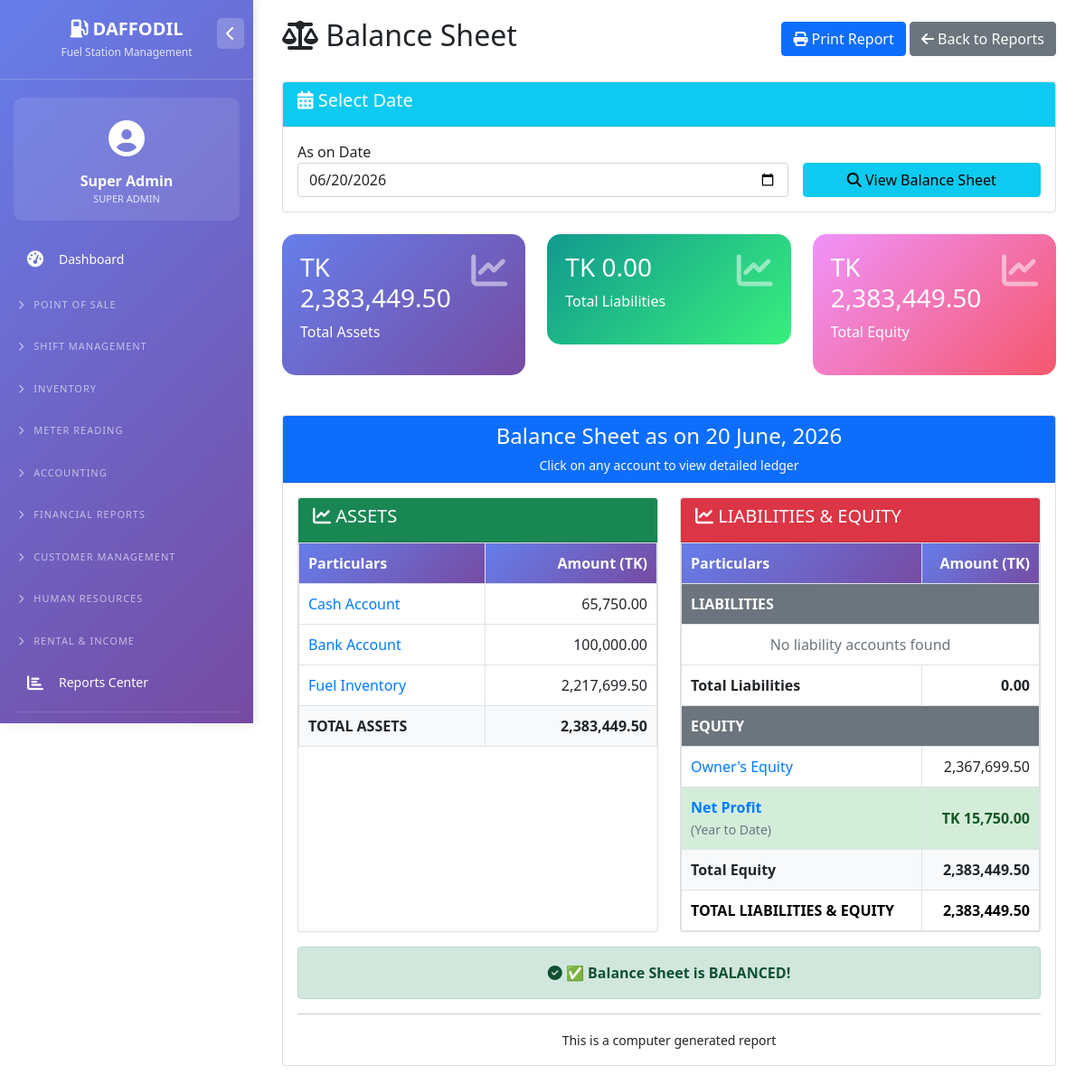
The app's page /balance_sheet.php (signed in), older data.
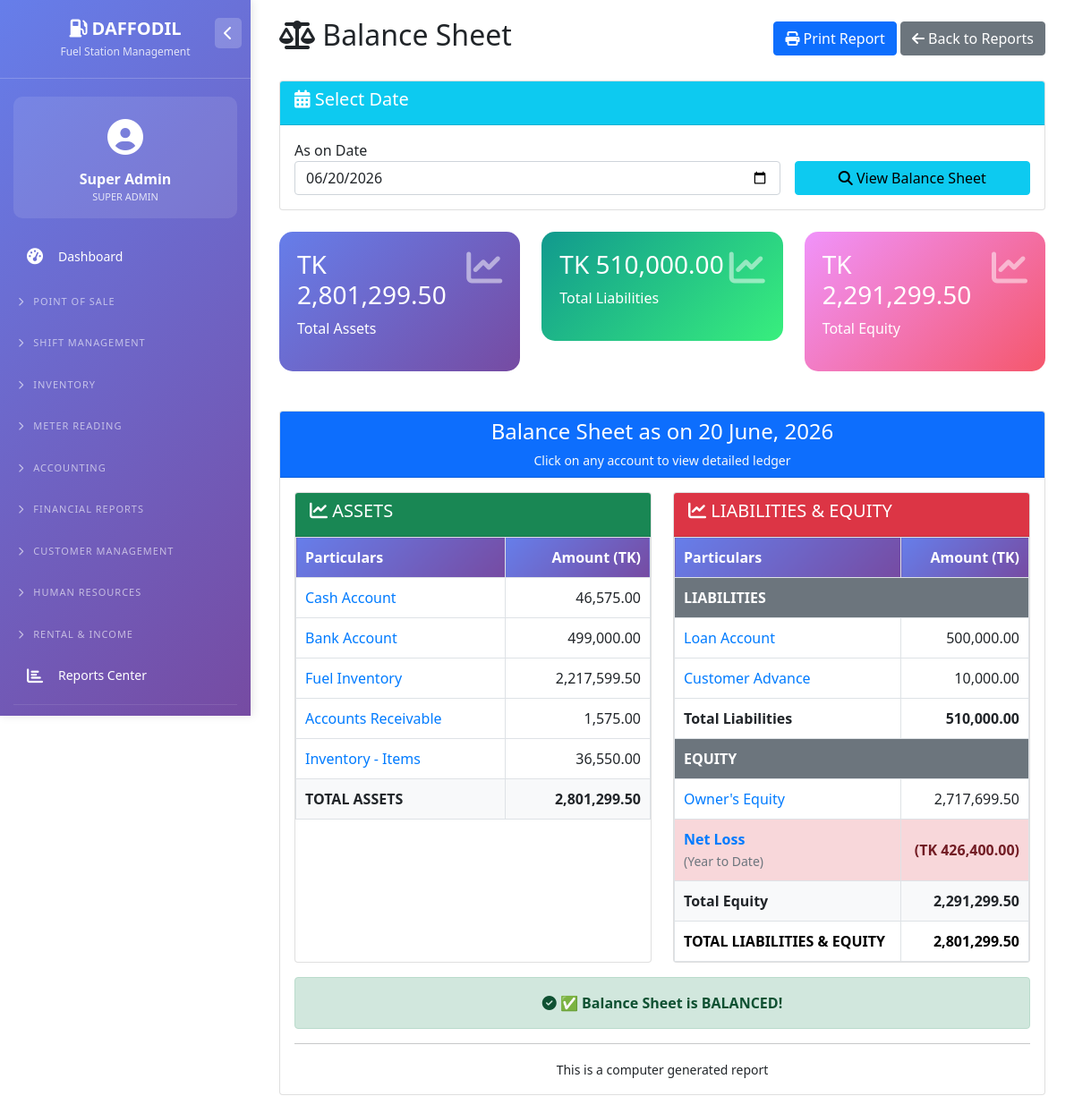
The same page, newer data.
### tables this page shows
CREATE TABLE `chart_of_accounts` (
  `id` int(11) NOT NULL,
  `account_code` varchar(20) NOT NULL,
  `account_name` varchar(100) NOT NULL,
  `account_type` enum('asset','liability','equity','income','expense') NOT NULL,
  `parent_id` int(11) DEFAULT NULL,
  `opening_balance` decimal(15,2) DEFAULT 0.00,
  `balance_type` enum('debit','credit') DEFAULT 'debit',
  `is_active` tinyint(1) DEFAULT 1
);

### balance_sheet.php (the view, shortened to what the changed rows need)
<?php
require_once 'config/database.php';
$as_on = $_GET['as_on'] ?? date('Y-m-d');
$incomes = $pdo->query("SELECT * FROM chart_of_accounts WHERE account_type = 'income' AND is_active = 1")->fetchAll();
$expenses = $pdo->query("SELECT * FROM chart_of_accounts WHERE account_type = 'expense' AND is_active = 1")->fetchAll();
$accounts = $pdo->query("SELECT * FROM chart_of_accounts WHERE is_active = 1 ORDER BY account_type, account_code")->fetchAll();
$balances = [];
foreach($accounts as $acc) {
    $stmt = $pdo->prepare("
        SELECT COALESCE(SUM(vi.debit_amount), 0) as total_debit,
               COALESCE(SUM(vi.credit_amount), 0) as total_credit
        FROM voucher_items vi
        JOIN vouchers v ON vi.voucher_id = v.id
        WHERE vi.account_id = ? AND v.date <= ? AND v.status = 'approved'
    ");
    $stmt->execute([$acc['id'], $as_on]);
    $row = $stmt->fetch();
    $total_debit = $row['total_debit'];
    $total_credit = $row['total_credit'];
    $opening = floatval($acc['opening_balance']);
    if($acc['balance_type'] == 'debit') {
        $balance = $opening + ($total_debit - $total_credit);
    } else {
        $balance = $opening + ($total_credit - $total_debit);
    }
    $balances[$acc['id']] = [
        'id' => $acc['id'],
        'name' => $acc['account_name'],
        'type' => $acc['account_type'],
        'code' => $acc['account_code'],
        'balance_type' => $acc['balance_type'],
        'balance' => $balance,
        'opening' => $opening
    ];
}
$from_date = date('Y-01-01');
$to_date = $as_on;
$stmt = $pdo->prepare("
    SELECT COALESCE(SUM(vi.credit_amount - vi.debit_amount), 0) as total
    FROM voucher_items vi
    JOIN vouchers v ON vi.voucher_id = v.id
    JOIN chart_of_accounts ca ON vi.account_id = ca.id
    WHERE ca.account_type = 'income'
    AND v.date BETWEEN ? AND ?
    AND v.status = 'approved'
");
$stmt->execute([$from_date, $to_date]);
$total_income = floatval($stmt->fetch()['total'] ?? 0);
$stmt = $pdo->prepare("
    SELECT COALESCE(SUM(vi.debit_amount - vi.credit_amount), 0) as total
    FROM voucher_items vi
    JOIN vouchers v ON vi.voucher_id = v.id
    JOIN chart_of_accounts ca ON vi.account_id = ca.id
    WHERE ca.account_type = 'expense'
    AND v.date BETWEEN ? AND ?
    AND v.status = 'approved'
");
$stmt->execute([$from_date, $to_date]);
$total_expense = floatval($stmt->fetch()['total'] ?? 0);
$net_profit_loss = $total_income - $total_expense;
$assets = array_filter($balances, fn($b) => $b['type'] == 'asset' && abs($b['balance']) > 0.01);
$liabilities = array_filter($balances, fn($b) => $b['type'] == 'liability' && abs($b['balance']) > 0.01);
$equity = array_filter($balances, fn($b) => $b['type'] == 'equity' && abs($b['balance']) > 0.01);
$total_assets = array_sum(array_column($assets, 'balance'));
$total_liabilities = array_sum(array_column($liabilities, 'balance'));
$total_equity_from_accounts = array_sum(array_column($equity, 'balance'));
$final_equity = $total_equity_from_accounts + $net_profit_loss;
$total_liabilities_equity = $total_liabilities + $final_equity;
$settings = $pdo->query("SELECT setting_key, setting_value FROM system_settings")->fetchAll(PDO::FETCH_KEY_PAIR);
$currency = $settings['currency_symbol'] ?? 'BDT';
?>
<!DOCTYPE html>
<html lang="en">
<head>
    <link href="https://cdn.jsdelivr.net/npm/bootstrap@5.1.3/dist/css/bootstrap.min.css" rel="stylesheet">
    <link rel="stylesheet" href="https://cdnjs.cloudflare.com/ajax/libs/font-awesome/6.4.0/css/all.min.css">
</head>
<body>
    <?php include 'left_menu.php'; ?>
    <div class="main-content">
        <div class="container-fluid">
            <div class="d-flex justify-content-between align-items-center mb-4 flex-wrap no-print">
                <h2><i class="fas fa-balance-scale"></i> Balance Sheet</h2>
            </div>
            <div class="row mb-4 no-print">
                <div class="col-md-4">
                    <div class="stats-card">
                        <i class="fas fa-chart-line"></i>
                        <h3><?php echo $currency; ?> <?php echo number_format($total_assets, 2); ?></h3>
                        <p>Total Assets</p>
                    </div>
                </div>
                <div class="col-md-4">
                    <div class="stats-card" style="background: linear-gradient(135deg, #11998e 0%, #38ef7d 100%);">
                        <i class="fas fa-chart-line"></i>
                        <h3><?php echo $currency; ?> <?php echo number_format($total_liabilities, 2); ?></h3>
                        <p>Total Liabilities</p>
                    </div>
                </div>
                <div class="col-md-4">
                    <div class="stats-card" style="background: linear-gradient(135deg, #f093fb 0%, #f5576c 100%);">
                        <i class="fas fa-chart-line"></i>
                        <h3><?php echo $currency; ?> <?php echo number_format($final_equity, 2); ?></h3>
                        <p>Total Equity</p>
                    </div>
                </div>
            </div>
            <div class="card">
                <div class="card-body">
                    <div class="row">
                        <div class="col-md-6">
                            <div class="card h-100">
                                <div class="card-body p-0">
                                    <table class="balance-table">
                                        <thead>
                                            <tr><th>Particulars</th><th class="text-end">Amount (<?php echo $currency; ?>)</th></tr>
                                        </thead>
                                        <tbody>
                                            <?php if(empty($assets)): ?>
                                                <tr><td colspan="2" class="text-center text-muted">No asset accounts found</td></tr>
                                            <?php else: ?>
                                                <?php foreach($assets as $a): ?>
                                                <tr class="clickable-row"
                                                    onclick="window.open('general_ledger.php?account_id=<?php echo $a['id']; ?>&from_date=<?php echo date('Y-01-01'); ?>&to_date=<?php echo $as_on; ?>', '_blank')"
                                                    title="Click to view ledger for <?php echo $a['name']; ?>">
                                                    <td><?php echo htmlspecialchars($a['name']); ?></td>
                                                    <td class="text-end"><?php echo number_format($a['balance'], 2); ?></td>
                                                </tr>
                                                <?php endforeach; ?>
                                            <?php endif; ?>
                                            <tr class="fw-bold bg-light">
                                                <td class="text-end"><strong><?php echo number_format($total_assets, 2); ?></strong></td>
                                            </tr>
                                        </tbody>
                                    </table>
                                </div>
                            </div>
                        </div>
                        <div class="col-md-6">
                            <div class="card h-100">
                                <div class="card-body p-0">
                                    <table class="balance-table">
                                        <thead>
                                            <tr><th>Particulars</th><th class="text-end">Amount (<?php echo $currency; ?>)</th></tr>
                                        </thead>
                                        <tbody>
                                            <?php if(empty($liabilities)): ?>
                                                <tr><td colspan="2" class="text-center text-muted">No liability accounts found</td></tr>
                                            <?php else: ?>
                                                <?php foreach($liabilities as $l): ?>
                                                <tr class="clickable-row"
                                                    onclick="window.open('general_ledger.php?account_id=<?php echo $l['id']; ?>&from_date=<?php echo date('Y-01-01'); ?>&to_date=<?php echo $as_on; ?>', '_blank')"
                                                    title="Click to view ledger for <?php echo $l['name']; ?>">
                                                    <td><?php echo htmlspecialchars($l['name']); ?></td>
                                                    <td class="text-end"><?php echo number_format($l['balance'], 2); ?></td>
                                                </tr>
                                                <?php endforeach; ?>
                                            <?php endif; ?>
                                            <tr class="fw-bold">
                                                <td class="text-end"><strong><?php echo number_format($total_liabilities, 2); ?></strong></td>
                                            </tr>
                                            <?php foreach($equity as $e): ?>
                                            <tr class="clickable-row"
                                                onclick="window.open('general_ledger.php?account_id=<?php echo $e['id']; ?>&from_date=<?php echo date('Y-01-01'); ?>&to_date=<?php echo $as_on; ?>', '_blank')"
                                                title="Click to view ledger for <?php echo $e['name']; ?>">
                                                <td><?php echo htmlspecialchars($e['name']); ?></td>
                                                <td class="text-end"><?php echo number_format($e['balance'], 2); ?></td>
                                            </tr>
                                            <?php endforeach; ?>
                                            <tr class="<?php echo $net_profit_loss >= 0 ? 'net-profit' : 'net-loss'; ?> clickable-row"
                                                onclick="window.open('profit_loss.php?from_date=<?php echo date('Y-01-01'); ?>&to_date=<?php echo $as_on; ?>', '_blank')"
                                                title="Click to view Profit & Loss Statement">
                                                <td>
                                                    <strong><?php echo $net_profit_loss >= 0 ? 'Net Profit' : 'Net Loss'; ?></strong>
                                                    <br><small class="text-muted">(Year to Date)</small>
                                                </td>
                                                <td class="text-end fw-bold">
                                                    <?php if($net_profit_loss >= 0): ?>
                                                        <?php echo $currency; ?> <?php echo number_format($net_profit_loss, 2); ?>
                                                    <?php else: ?>
                                                        (<?php echo $currency; ?> <?php echo number_format(abs($net_profit_loss), 2); ?>)
                                                    <?php endif; ?>
                                                </td>
                                            </tr>
                                            <tr class="fw-bold bg-light">
                                                <td class="text-end"><strong><?php echo number_format($final_equity, 2); ?></strong></td>
                                            </tr>
                                            <tr class="table-info fw-bold">
                                                <td class="text-end"><strong><?php echo number_format($total_liabilities_equity, 2); ?></strong></td>
                                            </tr>
                                        </tbody>
                                    </table>
                                </div>
                            </div>
                        </div>
                    </div>
                </div>
            </div>
        </div>
    </div>
</body>
</html>

Row changes from the older to the newer data that the page shows:
changed chart_of_accounts "Cash Account": balance "65,750.00" → "46,575.00"
changed chart_of_accounts "Bank Account": balance "100,000.00" → "499,000.00"
computed for chart_of_accounts "Fuel Inventory": balance "2,217,699.50" → "2,217,599.50"
now on this page (row unchanged): chart_of_accounts: account_name "Accounts Receivable", balance "1,575.00", shown under "ASSETS"
added chart_of_accounts: account_name "Inventory - Items", balance "36,550.00", shown under "ASSETS"
added chart_of_accounts: account_name "Loan Account", balance "500,000.00", shown under "LIABILITIES & EQUITY"
added chart_of_accounts: account_name "Customer Advance", balance "10,000.00", shown under "LIABILITIES & EQUITY"
changed chart_of_accounts "Owner's Equity": balance "2,367,699.50" → "2,717,699.50"
Text that changed along with them:
$total_assets: "2,383,449.50" → "2,801,299.50"
$total_liabilities: "0.00" → "510,000.00"
$final_equity: "2,383,449.50" → "2,291,299.50"
$currency: (not shown) → "TK"
abs($net_profit_loss): (not shown) → "426,400.00"
$total_liabilities_equity: "2,383,449.50" → "2,801,299.50"
$currency: "TK" → (not shown)
$net_profit_loss: "15,750.00" → (not shown)
text no longer shown: "No liability accounts found Net Profit"
text now shown: "Net Loss ( )"
